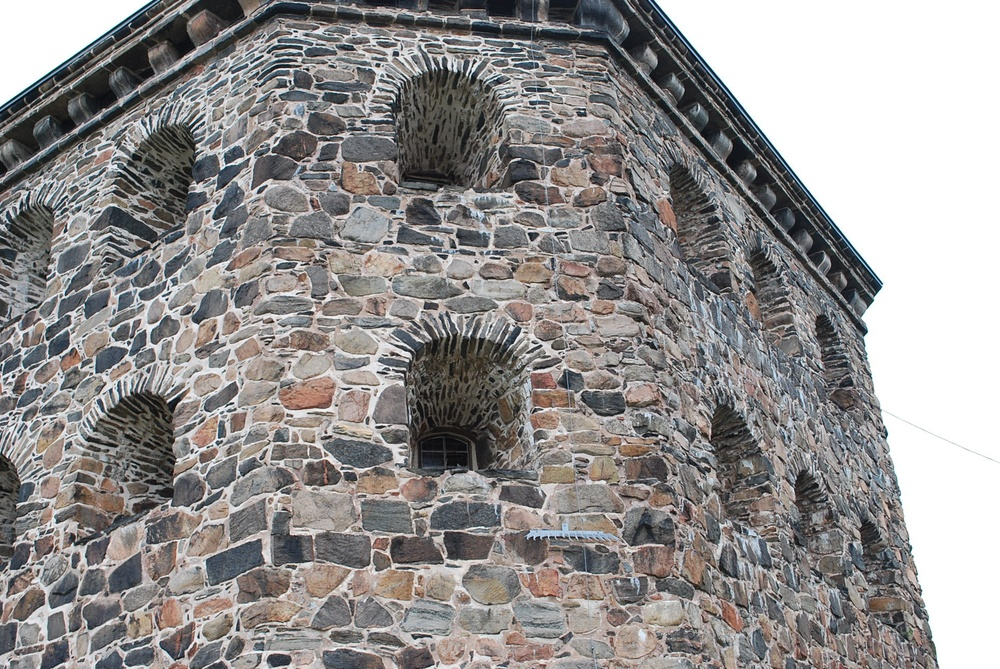
%> input picture assignment3/assignment3data/kronan1.JPG, 1000 x 669 px, shrunk from 1936 x 1296 before the run
$ octave ex1.m   (GNU Octave 9; MATLAB toolbox functions it lacks are replaced by stand-ins)
%> lines starting %> are read from the running program, lines starting %| are printed output that depends on the picture
### assignment3/nmat.m
function N = nmat(x)
    % Compute normalization matrix from points
    meani = mean(x(1:2,:),2);
    stdi = std(x(1:2,:),0,2);
    N = [(1/stdi(1)) 0 -((1/stdi(1))*meani(1));
           0 (1/stdi(2)) -((1/stdi(2))*meani(2));
           0 0 1];

end

### assignment3/ex1.m
load('compEx1data.mat');
im1 = imread('kronan1.JPG');
%> im1 is the input picture: size 669x1000x3 uint8; mean R, G, B 147.1, 144.6, 143.8
im2 = imread('kronan2.JPG');
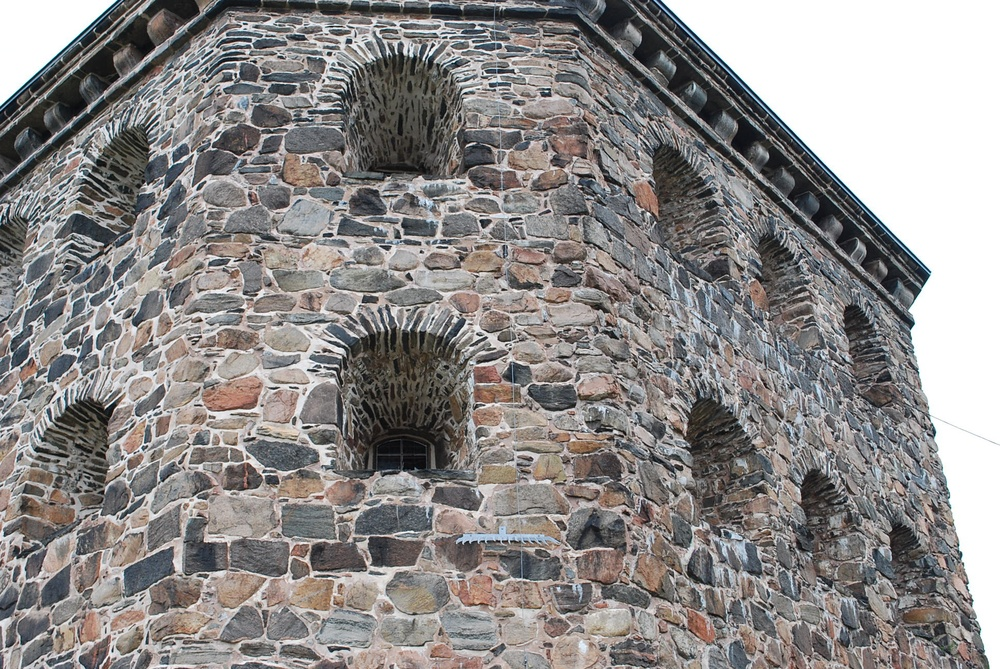
%> input picture assignment3/assignment3data/kronan2.JPG, 1000 x 669 px, shrunk from 1936 x 1296 before the run
%> im2 is the input picture: size 669x1000x3 uint8; mean R, G, B 141.3, 138.2, 137.2

% Normalization matrices
N1 = nmat(x{1});
N2 = nmat(x{2});

% Normalize the points
N1x = N1 * x{1};
N2x = N2 * x{2};

% Buld the M matrix
n = length(x{1});
M = zeros(n, 9);

for i = 1:n
    xx = N2x(:,i)*N1x(:,i)';
    M(i,:) = xx(:)';
end

% Solve with SVD
[U, S, V] = svd(M);
v = V(:, end);
Fn = reshape(v,[3 3]);
% Minimize determinant
[U, S, V] = svd(Fn);
S(3,3) = 0;
Fn = U*S*V';
plot(diag(N2x'*Fn*N1x));
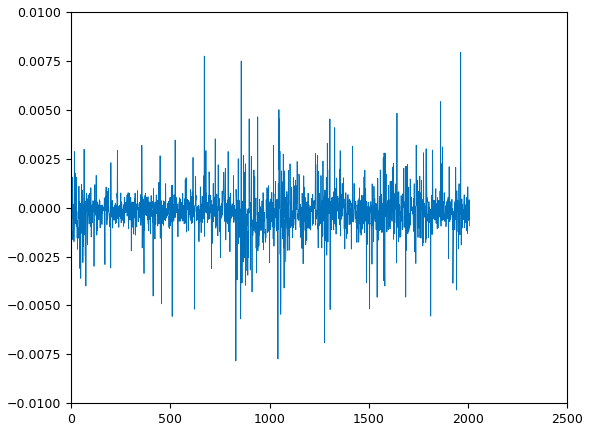
%> figure redrawn from the program's plot data; curve peaks at x = 1963, y = 0.00795
% Un-normalize
F = N2'*Fn*N1;
F = F./F(3, 3);

% Verify solution
det(F)

% Epipolar lines
l = F*x{1};
l = l./sqrt(repmat(l(1,:).^2 + l(2,:).^2,[3 1]));

% Some random points
r = randi([0, n],1,20);
xplot = zeros(3, 20);
lplot = zeros(3, 20);

for i = 1:20
    xplot(:, i) = x{2}(:, r(1, i));
    lplot(:, i) = l(:, r(1, i));
end

% Plot
figure;
imagesc(im2);
hold on;
plot(xplot(1, :), xplot(2, :), 'R.', 'MarkerSize',10);
%> (this line was passed over: plot is not available in this run)
rital(lplot);
%> (this line was passed over: rital is not available in this run)
axis equal;
hold off;

figure;
hist(abs(sum(l.*x{2})),100);
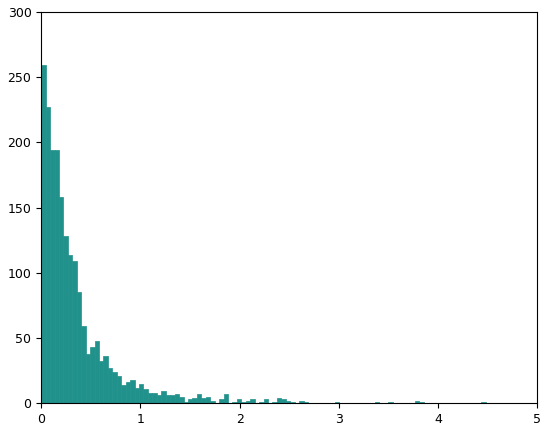
%> figure redrawn from the program's plot data; tallest bar 259 high, from x = 0.000109 to 0.0449
